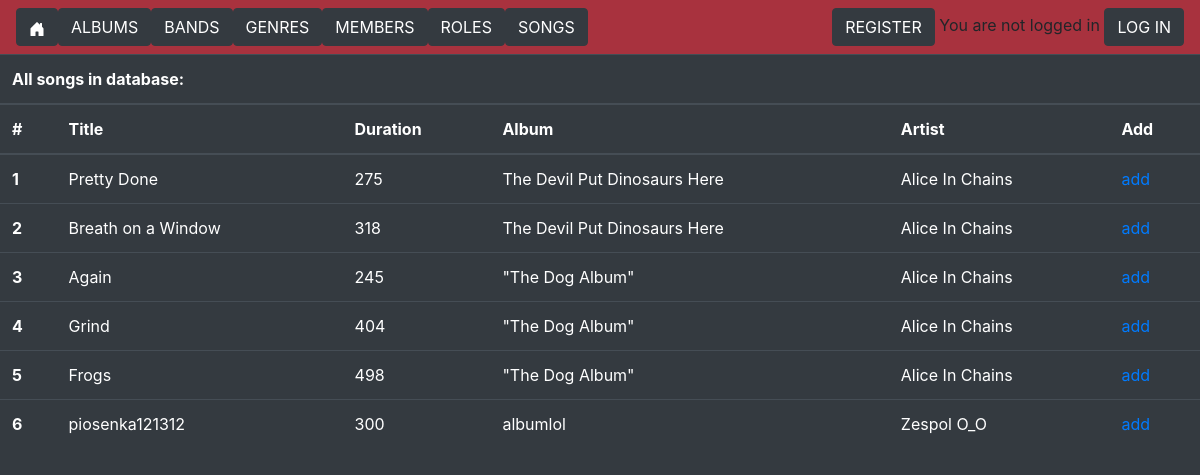
The page /songs/ on the database its author committed.
### zotify/models.py (models this page shows, shortened)
class Song(models.Model):
    title = models.CharField(max_length=50)
    duration = models.PositiveSmallIntegerField(null=True, blank=True)
    album = models.ForeignKey(Album, on_delete=models.CASCADE)
    artist = models.ForeignKey(Artist, on_delete=models.CASCADE)

class Album(models.Model):
    name = models.CharField(max_length=50)
    cover = models.FileField(null=True, blank=True)
    relase_date = models.DateField(null=True, blank=True)
    genre = models.ForeignKey(Genre, null=True, on_delete=models.SET_NULL)
    artist = models.ForeignKey(Artist, on_delete=models.CASCADE)
    def __str__(self):
        return self.name

class Artist(models.Model):
    name = models.CharField(max_length=50)
    cover = models.FileField(null=True, blank=True)
    formed_in = models.CharField(max_length=50, null=True, blank=True)
    wiki = models.CharField(max_length=200, null=True, blank=True)
    def __str__(self):
        return self.name

### zotify/views.py (the view)
# urls.py: path('songs/', views.songs, name='songs'),
def songs(request):
    songs2 = Song.objects.all()
    return render(request, 'zotify/songs.html', {'songs': songs2})

### zotify/templates/zotify/songs.html (shortened to what this page needs)
{% extends "zotify/main.html" %}
{% block content %}
<table class="table table-dark">
    <thead>
    <tr>
    <tr>
        <th colspan="100%">All songs in database:</th>
    </tr>
    <th scope="col">#</th>
    <th scope="col">Title</th>
    <th scope="col">Duration</th>
    <th scope="col">Album</th>
    <th scope="col">Artist</th>
    <th scope="col">Add</th>
    </tr>
    </thead>
    <tbody>
    {% for i in songs %}
    <tr>
        <th scope="row">{{forloop.counter}}</th>
        <td>{{i.title}}</td>
        <td>{{i.duration}}</td>
        <td>{{i.album}}</td>
        <td>{{i.artist}}</td>
        <td><a href="/add_song_to_playlist/{{i.id}}">add</a></td>
    </tr>
    {% endfor %}
    </tbody>
</table>
{% endblock content %}

### zotify/static/zotify/main.css (style rules this page uses)
.bg-color { background: rgb(52, 58, 64) !important; }

### rows shown on the page
Song: title "Pretty Done", duration "275", album "The Devil Put Dinosaurs Here", artist "Alice In Chains"
Song: title "Breath on a Window", duration "318", album "The Devil Put Dinosaurs Here", artist "Alice In Chains"
Song: title "Again", duration "245", album "\"The Dog Album\"", artist "Alice In Chains"
Song: title "Grind", duration "404", album "\"The Dog Album\"", artist "Alice In Chains"
Song: title "Frogs", duration "498", album "\"The Dog Album\"", artist "Alice In Chains"
Song: title "piosenka121312", duration "300", album "albumlol", artist "Zespol O_O"
